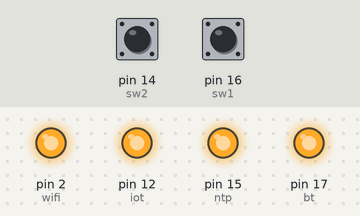
This sketch was run on a simulated Arduino Uno, built with avr-gcc and run on an emulated ATmega328P. On the bench: output pins drawn as LEDs (lit = HIGH). The test bench sets the inputs (shaded band); at power-on: pin 14 (sw2) HIGH, pin 16 (sw1) HIGH.

Above: at 1.2 s.
1.3 s: pin 14 (sw2) pulled LOW for 0.15 s
At 1.37 s:
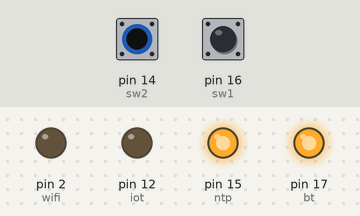
2.9 s: pin 16 (sw1) pulled LOW for 0.15 s
At 2.97 s:
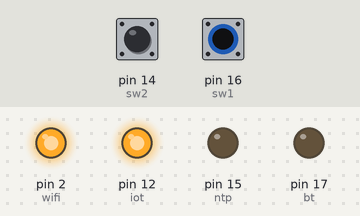
4.5 s: pin 16 (sw1) pulled LOW for 3.2 s
At 8.2 s:
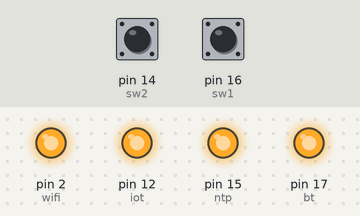
9.2 s: pin 14 (sw2) pulled LOW for 3.2 s
At 10.6 s:
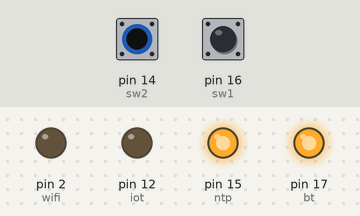
Timing chart, 0 to 13.9 s (numbered marks = the images above; inputs shaded):
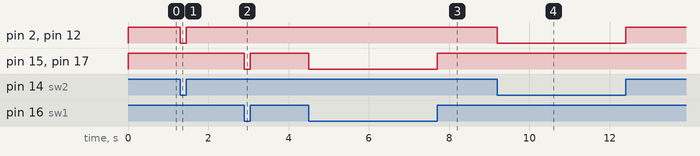

Measured:
- after the input at 1.3 s, pin 2 (wifi), pin 12 (iot): HIGH → LOW at once, → HIGH 0.15 s later
- after the input at 2.9 s, pin 15 (ntp), pin 17 (bt): HIGH → LOW at once, → HIGH 0.15 s later
- after the input at 4.5 s, pin 15 (ntp), pin 17 (bt): HIGH → LOW at once, → HIGH 3.2 s later
- after the input at 9.2 s, pin 2 (wifi), pin 12 (iot): HIGH → LOW at once, → HIGH 3.2 s later

The sketch:

functionSwitchMotor.ino
```cpp
int bt = 17;
int wifi = 2;
int ntp = 15;
int iot = 12;
int sw1 = 16;
int sw2 = 14;
int a;
int b;

void setup() {
  pinMode(bt, OUTPUT);
  pinMode(wifi, OUTPUT);
  pinMode(ntp, OUTPUT);
  pinMode(iot, OUTPUT);
  pinMode(sw1, INPUT_PULLUP);
  pinMode(sw2, INPUT_PULLUP);
}

void loop() {
  a = digitalRead(sw1);
  b = digitalRead(sw2);

  if(a == LOW){
    forward();
  }
  else if(b == LOW){
    backward();
  }
  else{
    st();
  }

}
void forward(){
  digitalWrite(bt, LOW);
  digitalWrite(wifi, HIGH);
  digitalWrite(ntp, LOW);
  digitalWrite(iot, HIGH);
}
void backward(){
  digitalWrite(bt, HIGH);
  digitalWrite(wifi, LOW);
  digitalWrite(ntp, HIGH);
  digitalWrite(iot, LOW);
}
void right(){
  digitalWrite(bt, HIGH);
  digitalWrite(wifi, LOW);
  digitalWrite(ntp, LOW);
  digitalWrite(iot, HIGH);
}
void left(){
  digitalWrite(bt, LOW);
  digitalWrite(wifi, HIGH);
  digitalWrite(ntp, HIGH);
  digitalWrite(iot, LOW);
}
void st(){
  digitalWrite(bt, HIGH);
  digitalWrite(wifi, HIGH);
  digitalWrite(ntp, HIGH);
  digitalWrite(iot, HIGH);
}
```
